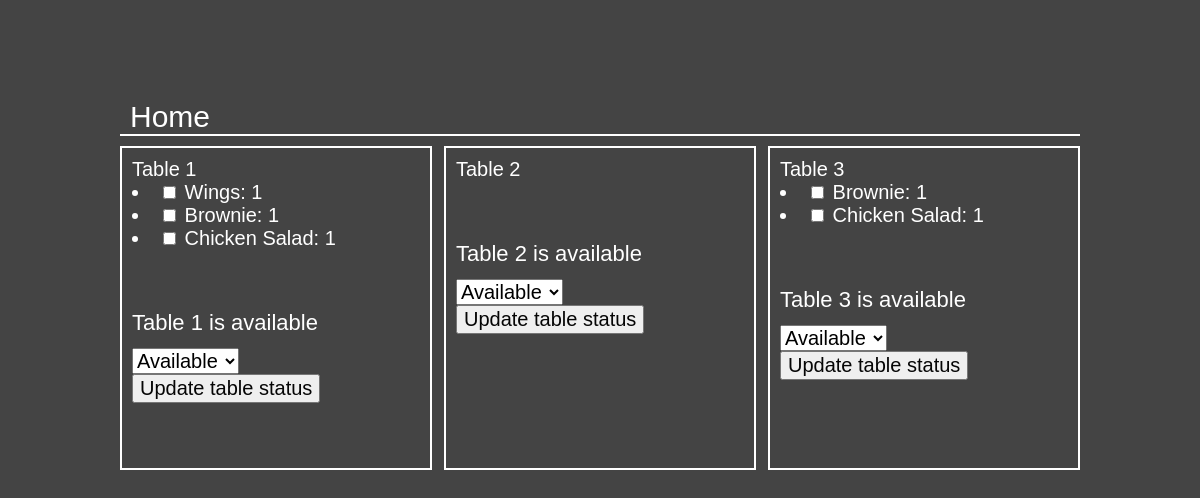
Page /server on the committed database.
### app.py (models this page shows)
class OrderedDish(db.Model):
    id = db.Column(db.Integer, primary_key = True)
    name = db.Column(db.String(30))
    order_id = db.Column(db.Integer, db.ForeignKey('dining_orders.id'))
    quantity = db.Column(db.Integer, default = 0)
    price = db.Column(db.Float, default = 0.0)
    is_served = db.Column(db.Boolean)

### app.py (the view)
@app.route('/server', methods = ['GET', 'POST'])
def server():
    table1 = DiningTable.query.filter_by(tableNum=1).first()
    table2 = DiningTable.query.filter_by(tableNum=2).first()
    table3 = DiningTable.query.filter_by(tableNum=3).first()
    new_order_table1 = DiningOrders.query.filter_by(tableNum=1).order_by(DiningOrders.id.desc()).first() # query the new order from Table1
    new_order_table2 = DiningOrders.query.filter_by(tableNum=2).order_by(DiningOrders.id.desc()).first() # query the new order from Table2
    new_order_table3 = DiningOrders.query.filter_by(tableNum=3).order_by(DiningOrders.id.desc()).first() # query the new order from Table3
    if table1.is_occupied:
        table1_status = "occupied"
    else:
        table1_status = "available"
    if table2.is_occupied:
        table2_status = "occupied"
    else:
        table2_status = "available"
    if table3.is_occupied:
        table3_status = "occupied"
    else:
        table3_status = "available"
    if 'table1_status' in request.form:
        table1_status = request.form.get('table1_status')
        if table1_status == "occupied":
            table1.is_occupied = True
        elif table1_status == "available":
            table1.is_occupied = False
    if 'table2_status' in request.form:
        table2_status = request.form.get('table2_status')
        if table2_status == "occupied":
            table2.is_occupied = True
        elif table2_status == "available":
            table2.is_occupied = False
    if 'table3_status' in request.form:
        table3_status = request.form.get('table3_status')
        if table3_status == "occupied":
            table3.is_occupied = True
        elif table3_status == "available":
            table3.is_occupied = False
    db.session.commit() # Commit the changes to the database
    return render_template('server.html', table1_status = table1_status, table2_status=table2_status, table3_status= table3_status, table1_order = new_order_table1, table2_order = new_order_table2, table3_order = new_order_table3)

### templates/server.html (shortened to what this page needs)
<!DOCTYPE html>
<html>
<head>
    <link rel="stylesheet" type="text/css" href="static/css/styles.css">
</head>
<body>
    <div class="menu-link">
        <a href="/">Home</a>
    </div>
    <div class = "container">
        <div class ="tablebox">
            Table 1
            <form action="/server" method="post">
                {%for dish in table1_order.dishes%}
                    <li>
                        <input type = "checkbox" name = "served_{{dish.id}}" id = "served_{{ dish.id }}" value="served"></input>
                        <label for = "served_{{dish.id}}"> {{dish.name}}: {{dish.quantity}}</label>
                    </li>
                {%endfor%}
            </form>
            <br><br>
            {% if table1_status %}
                <p>Table 1 is {{table1_status}}</p>
            {% endif %}
            <form action="/server" method="post">
                <select name = "table1_status">
                    <option value = "available">Available</option>
                </select>
                <button type = "submit">Update table status</button>
            </form>
        </div>
        <div class ="tablebox">
            Table 2
            <br><br>
            {% if table2_status %}
                <p>Table 2 is {{table2_status}}</p>
            {% endif %}
            <form action="/server" method="post">
                <select name = "table2_status">
                    <option value = "available">Available</option>
                </select>
                <button type = "submit">Update table status</button>
            </form>
        </div>
        <div class ="tablebox">
            Table 3
            <form action="/server" method="post">
                {%for dish in table3_order.dishes%}
                    <li>
                        <input type = "checkbox" name = "served_{{dish.id}}" id = "served_{{ dish.id }}" value="served"></input>
                        <label for = "served_{{dish.id}}"> {{dish.name}}: {{dish.quantity}}</label>
                    </li>
                {%endfor%}
            </form>
            <br><br>
            {% if table3_status %}
                <p>Table 3 is {{table3_status}}</p>
            {% endif %}
            <form action="/server" method="post">
                <select name = "table3_status">
                    <option value = "available">Available</option>
                </select>
                <button type = "submit">Update table status</button>
            </form>
        </div>
    </div>
</body>

### static/css/styles.css (style rules this page uses)
body { background-color: #444444; margin-top: 100px; margin-left: 10%; margin-right: 10%; }
p { margin-bottom: 20px; font-family: Averta, sans-serif; color: #fff; font-size: 22px; line-height: 10px; }
a { -webkit-transition: border-color 200ms ease, color 200ms ease; transition: border-color 200ms ease, color 200ms ease; color: #fff; text-decoration: none; }
li { color: white; font-family: Averta, sans-serif; font-size: 20px; }
form { font-family: Averta, sans-serif; font-size: 22px; color: #fff; }
button { font-family: Averta, sans-serif; font-size: 20px; color: rgb(5, 5, 5); }
.menu-link { font-family: Averta, sans-serif; font-size:30px; margin-top: 0px; padding-right: 0px; padding-left: 10px; border-bottom: 2px solid white; text-align: left; }
select { font-size: 20px; }
.container { display: flex; justify-content: space-between; margin-top: 10px; height: 300px }
.tablebox { width: 30%; margin-bottom: 10px; height: 100%; border: 2px solid white; padding: 10px; color: white; font-family: Averta, sans-serif; font-size: 20px; }

### rows in the picture
OrderedDish: name "Wings", quantity "1"
OrderedDish: name "Brownie", quantity "1"
OrderedDish: name "Chicken Salad", quantity "1"
OrderedDish: name "Brownie", quantity "1"
OrderedDish: name "Chicken Salad", quantity "1"

### other values in the picture
{{ table1_status }} "available"
{{ table2_status }} "available"
{{ table3_status }} "available"
